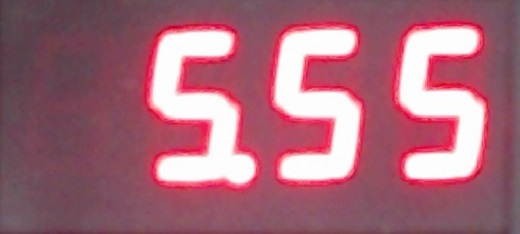
#> input picture test_images/L3555.jpg, 520 x 234 px; its folder holds only this picture in this run
$ jupyter execute split_image.ipynb
#> lines starting #> are read from the running program, lines starting #| are printed output that depends on the picture; after the words box and inside, x2 and y2 are one past the last pixel; in counts of white or black regions, pixels touching at a corner belong together
[cell 1]
import cv2
import os
from matplotlib import pyplot as plt
import numpy as np

#DEBUG = True
DEBUG = False

#SHOW = True
SHOW = False

SAVE_IMG = True
#SAVE_IMG = False

# OpenCV: BGR; Matplot: RGB
def show_image(img):
    if (SHOW == True):
        RGB_im = cv2.cvtColor(img, cv2.COLOR_BGR2RGB)
        plt.imshow(RGB_im)
        plt.show()

[cell 2]
def extract_img(img):
    new_img = img[:, :, 1] # The G part is clearer
    #show_image(new_img)
    return new_img

## Create the Image dir
The directory is used to put cutted image

[cell 3]
def create_dir(parent_dir, directory):
#> further down, img is the input picture: shape (234, 520, 3); mean B, G, R 121.9, 105.6, 166.9
    path = os.path.join(parent_dir, directory)

    if (os.path.isdir(path) == True):
        return None

    try:
        os.mkdir(path)
        return path
    except OSError as error:
        print(error)
        return None

## Save the Image
Called by split_img()

[cell 4]
def save_img(img, fn):
    if (SAVE_IMG == False):
        return
    print("save_img: ", fn)
    name = fn + ".jpg"
    cv2.imwrite(name, img)
    return name

## Split the image into 4 digit image
### Parameters
- img: return from cv2.imread
- path: The directory for putting cutted image
- filename: The image file name

### Return
An array contains saved cutted image name

[cell 5]
def split_img(img, dir_path, filename):
    saved_file_name = []

    if img is None:
        return

    rows = img.shape[1]

    step = rows//4
    # if step is too small which means the picture is too small, skip it
    if (step < 100):
        return

    name = os.path.splitext(filename)

    old_row = 0
    for i in range(1, 5):
        small_img = img[:, old_row:step*i]
        #show_image(small_img)
        old_row = step*i

        # save cutted image
        img_name = name[0] + "-" + str(i)
        full_path = os.path.join(dir_path, img_name)
        small_img_name = save_img(small_img, full_path)
        # store the cutted image file name
        saved_file_name.append(small_img_name)

    return saved_file_name

## Split the image by contours

### Store each contours (cutted image)

[cell 6]
def store_contours(img, arr, path, filename):
    fn = None

    for idx, (x,y,w,h) in enumerate(arr):
        roi = img[y:y+h, x:x+w]
        thresh = roi.copy()
        print("store_contours: show each contours")
        show_image(thresh)

        main_fn =  os.path.splitext(filename)
        fn = os.path.join(path, '{}-{}'.format(main_fn[0], idx+1))
        fn = save_img(thresh, fn)

    return fn

### Show the contours on original image

[cell 7]
def show_contours(img, contours):
    contours_img = img.copy()
    cv2.drawContours(contours_img, contours, -1, (255, 0, 0), 3)
    show_image(contours_img)

[cell 8]
def split_img_contours(img, dir_path, filename):

#> called with dir_path = 'test_images/L3555', filename = 'L3555.jpg'
    if img is None:
        return

    imgray = cv2.cvtColor(img, cv2.COLOR_BGR2GRAY)
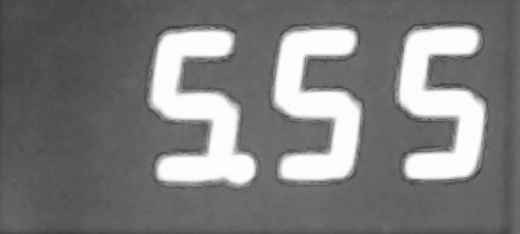
#> imgray: shape (234, 520); min 59, max 255, mean 125.8

    otsu, thresh = cv2.threshold(imgray, 0, 255, cv2.THRESH_BINARY + cv2.THRESH_OTSU)
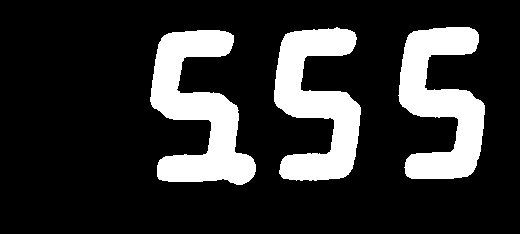
#> thresh: shape (234, 520); 19.5% white; 3 white regions
#> otsu = 170

    # RETR_EXTERNAL: only outer flag
    # otherwise, 0 will have two contours
    contours, hierarchy = cv2.findContours(thresh, cv2.RETR_EXTERNAL, cv2.CHAIN_APPROX_SIMPLE)
#> contours = 3 contours; box (x1, y1, x2, y2) and area: (150, 30, 256, 185) 8156, (274, 27, 361, 181) 7358, (398, 27, 485, 179) 7330
    show_contours(img, contours)
#> in show_contours, `cv2.drawContours(contours_img, contours, -1, (255, 0, 0), 3)`:
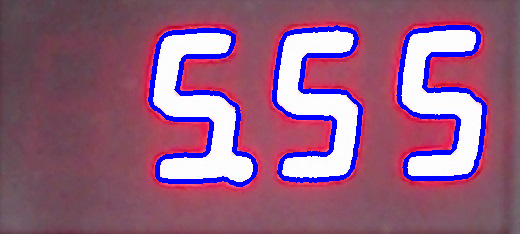
#> contours_img: shape (234, 520, 3); 7.35% of pixels changed, all inside (x1, y1, x2, y2) = (148, 25, 487, 187)

    cnts = sorted([(c, cv2.boundingRect(c)[0]) for c in contours], key=lambda x:x[1])
#> cnts = 3 items
    if (DEBUG == True):
        print("Found {} contours".format(len(cnts)))

    # Store the contours
    con_arr = []
    for (c, _) in cnts:
        (x, y, w, h) = cv2.boundingRect(c)
        if (DEBUG == True):
            print("contours: ", (x, y, w, h))

        if (h >= 100 and w >= 30):
            con_arr.append((x,y,w,h))
#> this loop made 3 passes
#> (x, y, w, h) on passes 1 to 3: (150, 30, 106, 155), (274, 27, 87, 154), (398, 27, 87, 152)
#> after the loop, con_arr = [(150, 30, 106, 155), (274, 27, 87, 154), (398, 27, 87, 152)]

    return store_contours(img, con_arr, dir_path, filename)
#> the loop in store_contours, `for idx, (x,y,w,h) in enumerate(arr):` made 3 passes
#> (x, y, w, h, fn) on passes 1 to 3: (150, 30, 106, 155, 'test_images/L3555/L3555-1.jpg'), (274, 27, 87, 154, 'test_images/L3555/L3555-2.jpg'), (398, 27, 87, 152, 'test_images/L3555/L3555-3.jpg')
#| store_contours: show each contours
#| save_img:  test_images/L3555/L3555-1
#| store_contours: show each contours
#| save_img:  test_images/L3555/L3555-2
#| store_contours: show each contours
#| save_img:  test_images/L3555/L3555-3
#> pass 1, in store_contours, `roi = img[y:y+h, x:x+w]`:
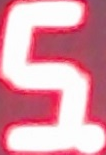
#> roi: shape (155, 106, 3); mean B, G, R 171.6, 156.5, 224.3
#> pass 2, in store_contours, `roi = img[y:y+h, x:x+w]`:
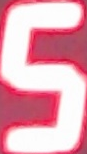
#> roi: shape (154, 87, 3); mean B, G, R 180.9, 166.1, 232.1
#> pass 3, in store_contours, `roi = img[y:y+h, x:x+w]`:
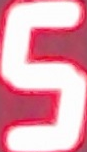
#> roi: shape (152, 87, 3); mean B, G, R 179.5, 164.5, 231.5

[cell 9]
DIR = 'test_images/'

for root, subdirs, files in os.walk(DIR):
    print("root:", root)
    for filename in files:
        file_path = os.path.join(root, filename)
        if file_path.endswith(".jpg"):
            print("Process: ", file_path)

            # FIXME: create dir moves to store image
            # filename = "dir name" + ".jpg"
            dir_name = os.path.splitext(filename)
            path = create_dir(DIR, dir_name[0])
            if path is None:
                continue

            img = cv2.imread(file_path, cv2.IMREAD_COLOR)
            cut_img_path = split_img_contours(img, path, filename)
#> cut_img_path = 'test_images/L3555/L3555-3.jpg'

print("Done")
